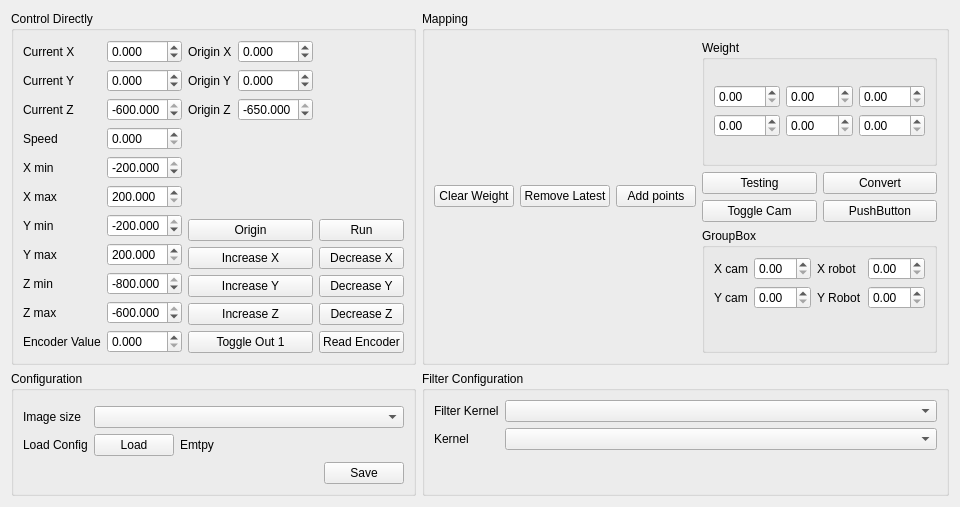
       <widget class="QWidget" name="tab_4">
        <attribute name="title">
         <string>Control</string>
        </attribute>
        <layout class="QHBoxLayout" name="horizontalLayout_4">
         <item>
          <layout class="QGridLayout" name="gridLayout" rowstretch="2,2" columnstretch="2,2">
           <item row="0" column="0">
            <widget class="QGroupBox" name="groupBox_2">
             <property name="title">
              <string>Control Directly</string>
             </property>
             <layout class="QGridLayout" name="gridLayout_3">
              <item row="1" column="1">
               <layout class="QHBoxLayout" name="horizontalLayout_3">
                <item>
                 <layout class="QFormLayout" name="formLayout">
                  <item row="0" column="0">
                   <widget class="QLabel" name="label_2">
                    <property name="text">
                     <string>Current X</string>
                    </property>
                   </widget>
                  </item>
                  <item row="0" column="1">
                   <widget class="DoubleSpinBox" name="current_x">
                    <property name="decimals">
                     <number>3</number>
                    </property>
                    <property name="minimum">
                     <double>-400.000000000000000</double>
                    </property>
                    <property name="maximum">
                     <double>400.000000000000000</double>
                    </property>
                    <property name="singleStep">
                     <double>0.010000000000000</double>
                    </property>
                   </widget>
                  </item>
                  <item row="1" column="0">
                   <widget class="QLabel" name="label_3">
                    <property name="text">
                     <string>Current Y</string>
                    </property>
                   </widget>
                  </item>
                  <item row="1" column="1">
                   <widget class="DoubleSpinBox" name="current_y">
                    <property name="decimals">
                     <number>3</number>
                    </property>
                    <property name="minimum">
                     <double>-400.000000000000000</double>
                    </property>
                    <property name="maximum">
                     <double>400.000000000000000</double>
                    </property>
                   </widget>
                  </item>
                  <item row="2" column="0">
                   <widget class="QLabel" name="label_4">
                    <property name="text">
                     <string>Current Z</string>
                    </property>
                   </widget>
                  </item>
                  <item row="2" column="1">
                   <widget class="DoubleSpinBox" name="current_z">
                    <property name="decimals">
                     <number>3</number>
                    </property>
                    <property name="minimum">
                     <double>-900.000000000000000</double>
                    </property>
                    <property name="maximum">
                     <double>-600.000000000000000</double>
                    </property>
                   </widget>
                  </item>
                  <item row="3" column="0">
                   <widget class="QLabel" name="label_5">
                    <property name="text">
                     <string>Speed</string>
                    </property>
                   </widget>
                  </item>
                  <item row="3" column="1">
                   <widget class="DoubleSpinBox" name="speed">
                    <property name="decimals">
                     <number>3</number>
                    </property>
                    <property name="maximum">
                     <double>2.000000000000000</double>
                    </property>
                   </widget>
                  </item>
                  <item row="4" column="0">
                   <widget class="QLabel" name="label_6">
                    <property name="text">
                     <string>X min</string>
                    </property>
                   </widget>
                  </item>
                  <item row="4" column="1">
                   <widget class="DoubleSpinBox" name="x_min">
                    <property name="decimals">
                     <number>3</number>
                    </property>
                    <property name="minimum">
                     <double>-500.000000000000000</double>
                    </property>
                    <property name="maximum">
                     <double>-200.000000000000000</double>
                    </property>
                   </widget>
                  </item>
                  <item row="5" column="0">
                   <widget class="QLabel" name="label_7">
                    <property name="text">
                     <string>X max</string>
                    </property>
                   </widget>
                  </item>
                  <item row="5" column="1">
                   <widget class="DoubleSpinBox" name="x_max">
                    <property name="decimals">
                     <number>3</number>
                    </property>
                    <property name="minimum">
                     <double>200.000000000000000</double>
                    </property>
                    <property name="maximum">
                     <double>500.000000000000000</double>
                    </property>
                   </widget>
                  </item>
                  <item row="6" column="0">
                   <widget class="QLabel" name="label_8">
                    <property name="text">
                     <string>Y min</string>
                    </property>
                   </widget>
                  </item>
                  <item row="6" column="1">
                   <widget class="DoubleSpinBox" name="y_min">
                    <property name="decimals">
                     <number>3</number>
                    </property>
                    <property name="minimum">
                     <double>-500.000000000000000</double>
                    </property>
                    <property name="maximum">
                     <double>-200.000000000000000</double>
                    </property>
                   </widget>
                  </item>
                  <item row="7" column="0">
                   <widget class="QLabel" name="label_9">
                    <property name="text">
                     <string>Y max</string>
                    </property>
                   </widget>
                  </item>
                  <item row="7" column="1">
                   <widget class="DoubleSpinBox" name="y_max">
                    <property name="decimals">
                     <number>3</number>
                    </property>
                    <property name="minimum">
                     <double>200.000000000000000</double>
                    </property>
                    <property name="maximum">
                     <double>500.000000000000000</double>
                    </property>
                   </widget>
                  </item>
                  <item row="8" column="0">
                   <widget class="QLabel" name="label_10">
                    <property name="text">
                     <string>Z min</string>
                    </property>
                   </widget>
                  </item>
                  <item row="8" column="1">
                   <widget class="DoubleSpinBox" name="z_min">
                    <property name="decimals">
                     <number>3</number>
                    </property>
                    <property name="minimum">
                     <double>-900.000000000000000</double>
                    </property>
                    <property name="maximum">
                     <double>-800.000000000000000</double>
                    </property>
                   </widget>
                  </item>
                  <item row="9" column="0">
                   <widget class="QLabel" name="label_11">
                    <property name="text">
                     <string>Z max</string>
                    </property>
                   </widget>
                  </item>
                  <item row="9" column="1">
                   <widget class="DoubleSpinBox" name="z_max">
                    <property name="decimals">
                     <number>3</number>
                    </property>
                    <property name="minimum">
                     <double>-700.000000000000000</double>
                    </property>
                    <property name="maximum">
                     <double>-600.000000000000000</double>
                    </property>
                   </widget>
                  </item>
                  <item row="10" column="0">
                   <widget class="QLabel" name="label_18">
                    <property name="text">
                     <string>Encoder Value</string>
                    </property>
                   </widget>
                  </item>
                  <item row="10" column="1">
                   <widget class="DoubleSpinBox" name="encoder_value">
                    <property name="decimals">
                     <number>3</number>
                    </property>
                   </widget>
                  </item>
                 </layout>
                </item>
                <item>
                 <layout class="QGridLayout" name="gridLayout_2" rowstretch="0,0,0,0,0,0">
                  <item row="1" column="1">
                   <widget class="QPushButton" name="move_robot_btn">
                    <property name="text">
                     <string>Run</string>
                    </property>
                   </widget>
                  </item>
                  <item row="4" column="0">
                   <widget class="QPushButton" name="increase_z_val_btn">
                    <property name="text">
                     <string>Increase Z</string>
                    </property>
                   </widget>
                  </item>
                  <item row="2" column="1">
                   <widget class="QPushButton" name="decrease_x_val_btn">
                    <property name="text">
                     <string>Decrease X</string>
                    </property>
                   </widget>
                  </item>
                  <item row="4" column="1">
                   <widget class="QPushButton" name="decrease_z_val_btn">
                    <property name="text">
                     <string>Decrease Z</string>
                    </property>
                   </widget>
                  </item>
                  <item row="3" column="1">
                   <widget class="QPushButton" name="decrease_y_val_btn">
                    <property name="text">
                     <string>Decrease Y</string>
                    </property>
                   </widget>
                  </item>
                  <item row="1" column="0">
                   <widget class="QPushButton" name="move_home_btn">
                    <property name="text">
                     <string>Origin</string>
                    </property>
                   </widget>
                  </item>
                  <item row="5" column="1">
                   <widget class="QPushButton" name="pushButton_10">
                    <property name="text">
                     <string>Read Encoder</string>
                    </property>
                   </widget>
                  </item>
                  <item row="5" column="0">
                   <widget class="QPushButton" name="toggle_out_btn">
                    <property name="text">
                     <string>Toggle Out 1</string>
                    </property>
                   </widget>
                  </item>
                  <item row="3" column="0">
                   <widget class="QPushButton" name="increase_y_val_btn">
                    <property name="text">
                     <string>Increase Y</string>
                    </property>
                   </widget>
                  </item>
                  <item row="2" column="0">
                   <widget class="QPushButton" name="increase_x_val_btn">
                    <property name="text">
                     <string>Increase X</string>
                    </property>
                   </widget>
                  </item>
                  <item row="0" column="0">
                   <layout class="QFormLayout" name="formLayout_4">
                    <item row="0" column="0">
                     <widget class="QLabel" name="label_20">
                      <property name="text">
                       <string>Origin X</string>
                      </property>
                     </widget>
                    </item>
                    <item row="0" column="1">
                     <widget class="DoubleSpinBox" name="origin_x">
                      <property name="decimals">
                       <number>3</number>
                      </property>
                      <property name="minimum">
                       <double>-5.000000000000000</double>
                      </property>
                      <property name="maximum">
                       <double>5.000000000000000</double>
                      </property>
                     </widget>
                    </item>
                    <item row="1" column="0">
                     <widget class="QLabel" name="label_21">
                      <property name="text">
                       <string>Origin Y</string>
                      </property>
                     </widget>
                    </item>
                    <item row="2" column="0">
                     <widget class="QLabel" name="label_22">
                      <property name="text">
                       <string>Origin Z</string>
                      </property>
                     </widget>
                    </item>
                    <item row="1" column="1">
                     <widget class="DoubleSpinBox" name="origin_y">
                      <property name="decimals">
                       <number>3</number>
                      </property>
                      <property name="minimum">
                       <double>-5.000000000000000</double>
                      </property>
                      <property name="maximum">
                       <double>5.000000000000000</double>
                      </property>
                     </widget>
                    </item>
                    <item row="2" column="1">
                     <widget class="DoubleSpinBox" name="origin_z">
                      <property name="decimals">
                       <number>3</number>
                      </property>
                      <property name="minimum">
                       <double>-750.000000000000000</double>
                      </property>
                      <property name="maximum">
                       <double>-650.000000000000000</double>
                      </property>
                     </widget>
                    </item>
                   </layout>
                  </item>
                 </layout>
                </item>
               </layout>
              </item>
             </layout>
            </widget>
           </item>
           <item row="1" column="0">
            <widget class="QGroupBox" name="groupBox">
             <property name="title">
              <string>Configuration</string>
             </property>
             <layout class="QHBoxLayout" name="horizontalLayout_8">
              <item>
               <layout class="QFormLayout" name="formLayout_2">
                <item row="1" column="0">
                 <widget class="QLabel" name="label_13">
                  <property name="text">
                   <string>Image size</string>
                  </property>
                 </widget>
                </item>
                <item row="1" column="1">
                 <widget class="ComboBox" name="image_size"/>
                </item>
                <item row="2" column="0">
                 <widget class="QLabel" name="label_14">
                  <property name="text">
                   <string>Load Config</string>
                  </property>
                 </widget>
                </item>
                <item row="2" column="1">
                 <layout class="QHBoxLayout" name="horizontalLayout_11">
                  <item>
                   <widget class="QPushButton" name="load_config_btn">
                    <property name="text">
                     <string>Load</string>
                    </property>
                   </widget>
                  </item>
                  <item>
                   <widget class="Label" name="config_file">
                    <property name="text">
                     <string>Emtpy</string>
                    </property>
                   </widget>
                  </item>
                  <item>
                   <spacer name="horizontalSpacer">
                    <property name="orientation">
                     <enum>Qt::Horizontal</enum>
                    </property>
                    <property name="sizeHint" stdset="0">
                     <size>
                      <width>40</width>
                      <height>20</height>
                     </size>
                    </property>
                   </spacer>
                  </item>
                 </layout>
                </item>
                <item row="3" column="1">
                 <layout class="QHBoxLayout" name="horizontalLayout_6">
                  <item>
                   <spacer name="horizontalSpacer_2">
                    <property name="orientation">
                     <enum>Qt::Horizontal</enum>
                    </property>
                    <property name="sizeHint" stdset="0">
                     <size>
                      <width>40</width>
                      <height>20</height>
                     </size>
                    </property>
                   </spacer>
                  </item>
                  <item>
                   <widget class="QPushButton" name="save_config_btn">
                    <property name="text">
                     <string>Save</string>
                    </property>
                   </widget>
                  </item>
                 </layout>
                </item>
                <item row="0" column="1">
                 <layout class="QHBoxLayout" name="horizontalLayout_16"/>
                </item>
               </layout>
              </item>
             </layout>
            </widget>
           </item>
           <item row="1" column="1">
            <widget class="QGroupBox" name="groupBox_4">
             <property name="title">
              <string>Filter Configuration</string>
             </property>
             <layout class="QVBoxLayout" name="verticalLayout_3">
              <item>
               <layout class="QFormLayout" name="formLayout_3">
                <item row="0" column="0">
                 <widget class="QLabel" name="label_15">
                  <property name="text">
                   <string>Filter Kernel</string>
                  </property>
                 </widget>
                </item>
                <item row="0" column="1">
                 <widget class="QComboBox" name="comboBox_4"/>
                </item>
                <item row="1" column="0">
                 <widget class="QLabel" name="label_17">
                  <property name="text">
                   <string>Kernel</string>
                  </property>
                 </widget>
                </item>
                <item row="1" column="1">
                 <widget class="ComboBox" name="kernel"/>
                </item>
               </layout>
              </item>
             </layout>
            </widget>
           </item>
           <item row="0" column="1">
            <widget class="QGroupBox" name="groupBox_3">
             <property name="title">
              <string>Mapping</string>
             </property>
             <layout class="QHBoxLayout" name="horizontalLayout_9">
              <item>
               <layout class="QHBoxLayout" name="horizontalLayout_7" stretch="3,1">
                <item>
                 <layout class="QVBoxLayout" name="verticalLayout_4" stretch="1">
                  <item>
                   <layout class="QHBoxLayout" name="horizontalLayout_10">
                    <item>
                     <widget class="QPushButton" name="pushButton_11">
                      <property name="text">
                       <string>Clear Weight</string>
                      </property>
                     </widget>
                    </item>
                    <item>
                     <widget class="QPushButton" name="pushButton_12">
                      <property name="text">
                       <string>Remove Latest</string>
                      </property>
                     </widget>
                    </item>
                    <item>
                     <widget class="QPushButton" name="pushButton_16">
                      <property name="text">
                       <string>Add points</string>
                      </property>
                     </widget>
                    </item>
                   </layout>
                  </item>
                 </layout>
                </item>
                <item>
                 <layout class="QVBoxLayout" name="verticalLayout_6" stretch="0,0,0,0">
                  <item>
                   <widget class="QGroupBox" name="groupBox_5">
                    <property name="title">
                     <string>Weight</string>
                    </property>
                    <layout class="QGridLayout" name="gridLayout_5">
                     <item row="0" column="0">
                      <layout class="QGridLayout" name="gridLayout_4">
                       <item row="0" column="1">
                        <widget class="QDoubleSpinBox" name="doubleSpinBox_14"/>
                       </item>
                       <item row="1" column="0">
                        <widget class="QDoubleSpinBox" name="doubleSpinBox_13"/>
                       </item>
                       <item row="0" column="0">
                        <widget class="QDoubleSpinBox" name="doubleSpinBox_12"/>
                       </item>
                       <item row="0" column="2">
                        <widget class="QDoubleSpinBox" name="doubleSpinBox_15"/>
                       </item>
                       <item row="1" column="1">
                        <widget class="QDoubleSpinBox" name="doubleSpinBox_16"/>
                       </item>
                       <item row="1" column="2">
                        <widget class="QDoubleSpinBox" name="doubleSpinBox_17"/>
                       </item>
                      </layout>
                     </item>
                    </layout>
                   </widget>
                  </item>
                  <item>
                   <layout class="QHBoxLayout" name="horizontalLayout_13">
                    <item>
                     <widget class="QPushButton" name="pushButton_15">
                      <property name="text">
                       <string>Testing</string>
                      </property>
                     </widget>
                    </item>
                    <item>
                     <widget class="QPushButton" name="pushButton_14">
                      <property name="text">
                       <string>Convert</string>
                      </property>
                     </widget>
                    </item>
                   </layout>
                  </item>
                  <item>
                   <layout class="QHBoxLayout" name="horizontalLayout_14">
                    <item>
                     <widget class="QPushButton" name="pushButton">
                      <property name="text">
                       <string>Toggle Cam</string>
                      </property>
                     </widget>
                    </item>
                    <item>
                     <widget class="QPushButton" name="pushButton_13">
                      <property name="text">
                       <string>PushButton</string>
                      </property>
                     </widget>
                    </item>
                   </layout>
                  </item>
                  <item>
                   <widget class="QGroupBox" name="groupBox_6">
                    <property name="title">
                     <string>GroupBox</string>
                    </property>
                    <layout class="QVBoxLayout" name="verticalLayout_8">
                     <item>
                      <layout class="QVBoxLayout" name="verticalLayout_7">
                       <item>
                        <layout class="QHBoxLayout" name="horizontalLayout_12">
                         <item>
                          <layout class="QFormLayout" name="formLayout_6">
                           <item row="0" column="0">
                            <widget class="QLabel" name="label_23">
                             <property name="text">
                              <string>X cam</string>
                             </property>
                            </widget>
                           </item>
                           <item row="0" column="1">
                            <widget class="QDoubleSpinBox" name="doubleSpinBox_3"/>
                           </item>
                           <item row="1" column="0">
                            <widget class="QLabel" name="label_25">
                             <property name="text">
                              <string>Y cam</string>
                             </property>
                            </widget>
                           </item>
                           <item row="1" column="1">
                            <widget class="QDoubleSpinBox" name="doubleSpinBox_5"/>
                           </item>
                          </layout>
                         </item>
                         <item>
                          <layout class="QFormLayout" name="formLayout_5">
                           <item row="0" column="0">
                            <widget class="QLabel" name="label_24">
                             <property name="text">
                              <string>X robot</string>
                             </property>
                            </widget>
                           </item>
                           <item row="0" column="1">
                            <widget class="QDoubleSpinBox" name="doubleSpinBox_4"/>
                           </item>
                           <item row="1" column="0">
                            <widget class="QLabel" name="label_26">
                             <property name="text">
                              <string>Y Robot</string>
                             </property>
                            </widget>
                           </item>
                           <item row="1" column="1">
                            <widget class="QDoubleSpinBox" name="doubleSpinBox_6"/>
                           </item>
                          </layout>
                         </item>
                        </layout>
                       </item>
                      </layout>
                     </item>
                    </layout>
                   </widget>
                  </item>
                 </layout>
                </item>
               </layout>
              </item>
             </layout>
            </widget>
           </item>
          </layout>
         </item>
        </layout>
       </widget>
